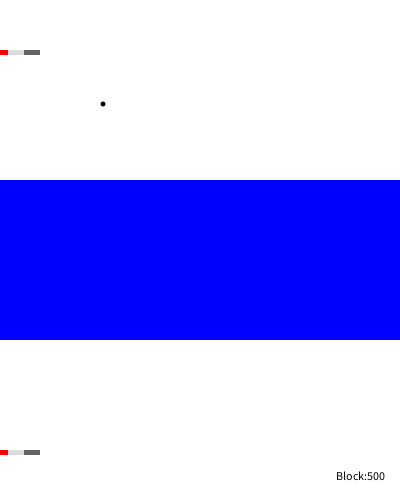
Frame 1 (no input)
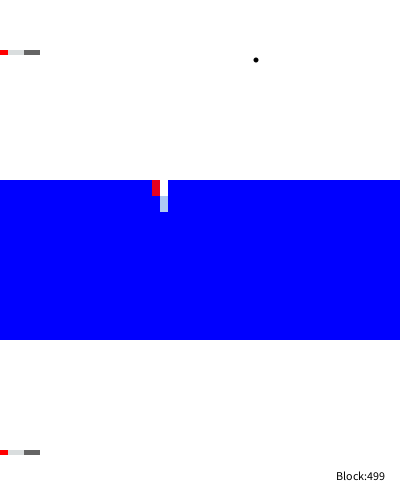
Frame 60 (the mouse pressed at the canvas centre just before this capture)
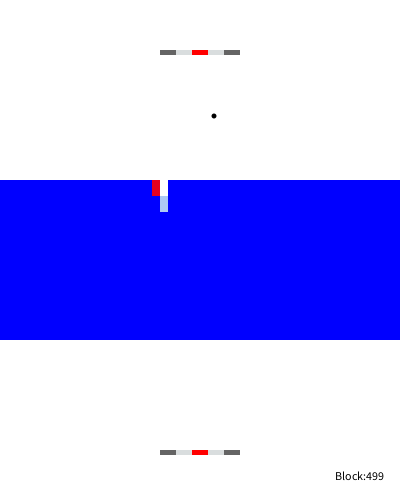
Frame 120 (the mouse held since frame 60 and released just before this capture)

The Processing sketch that drew these frames (run headless with seeded random() and noise(); from frame 60 on, the mouse is pressed at the canvas centre):

// Processing sketch: blockBreakOriginal
// ── blockBreakOriginal.pde
//
// ブロック崩し (バー操作はマウス式)
//ブロックを中央に配置、数も500個に増やしnoStrokeを使用してデザインを変更
//ブロックの配置変更に伴って、最初のボール発射位置も変更
//バーを画面上部に追加、天井にボールが当たってもゲームオーバーとした
//ブロック破壊の難易度を5段階に引き上げ、色を変更
//ゲームオーバー、またはゲームクリアのときに「Press Mouse to restart!」の案内を明記し、
//マウスボタンをクリックすることでまたゲームを始められるようにした
//ボールのサイズと速度も若干変更

//

// ブロック崩し本体
BlockBreak blockBreak;
  
// セットアップ
void setup() {
  size(400, 500);         // ウインドウ設定
  fill(0, 0, 0);          // 塗りつぶし初期値
  blockBreak = new BlockBreak();
}
  
// 1フレームごとの描画処理
void draw() {
  background(255, 255, 255);      // 背景の初期化(フラッシュ)
  blockBreak.draw();
}



// ── Ball.pde
/**
 *    ボール（主にボールの移動）
 */
class Ball {
  int x;                          // ボールのX座標
  int y;                          // ボールのY座標
  float vx;                         // ボールのX軸速度
  float vy;                         // ボールのY軸速度
  int d;                          // ボールの直径
  boolean penetrability;          // ボールのブロック貫通性
  
  // コンストラクタ
  Ball(int x, int y, float vx, float vy, int d) {
    this.x = x;
    this.y = y;
    this.vx = vx;
    this.vy = vy;
    this.d = d;
    penetrability = false;
  }
  
  // ボールの移動
  void move() {
    x += vx;
    y += vy; 
  }
  
  // 壁との衝突判定
  boolean collision() {
    if(x <= d / 2){  // 左壁
      x = d / 2;
      vx = -vx;
    }
    if(y <= d/2){  // 天井
      vx = 0;
      vy = 0;
      return false;
    }    
    if(x >= (width - d / 2)){  // 右壁
      x = width - d / 2;
      vx = -vx;
    }
    if(y >= (height - d / 2)){  // 底面(ゲームオーバー)
      vx = 0;
      vy = 0;
      return false;
    }
    return true;
  }
  
  // ボールの描画
  void show() {
        noStroke();
    if(penetrability) {
      fill(255, 0, 0);        //　貫通弾の時は赤
    }
    else {
      fill(0, 0, 0);          //　通常時は黒
    }
    ellipse(x, y, d, d);      // ボールの描画
  }
  
  // これ以降、SetterとGetter
  int getX() {
    return x;
  }
  void setY(int y){
    this.y = y;
  }
  int getY(){
    return y;
  }
  void setVx(float vx) {
    this.vx = vx;
  }
  float getVx(){
    return vx;
  }
  void setVy(float vy) {
    this.vy = vy;
  }
  float getVy() {
    return vy;
  }
  int getD() {
    return d;
  }
  void setPenetrability(boolean penetrability) {
    this.penetrability = penetrability;
  }
  boolean getPenetrability() {
    return penetrability;
  }
}


// ── Bar.pde
/**
 *    バー
 */
class Bar {
  final int y = height - 50;    // バーの左上のy座標 (底から50で固定)
  final int y0 = 50;
  int sizeX;                    // バー全体の幅(なるべく5の倍数が良い)
  int sizeY;                    // バーの高さ
  int boxSizeX;                 // 分割した時の箱一つ分の幅(全体の1/5)
  int[] boxX;   // バーの各区切りのx座標(左から0)
  
  Bar(int sizeX, int sizeY) {
    this.sizeX = sizeX;
    this.sizeY = sizeY;
    boxSizeX = sizeX / 5;
    boxX = new int[6];
  }
  
  void collision(Ball ball) {
    if((ball.getY() >= (y - ball.getD() / 2)) &&
       (ball.getY() <= (y + sizeY - ball.getD() / 2))) {  // ボールのy座標がバーと重なる時
      if((ball.getX() >= boxX[0]) && (ball.getX() <= boxX[1])) {  // 左黒Boxに衝突
        ball.setVx(-2);
        ball.setY(y - ball.getD() / 2);
        ball.setVy(-ball.getVy());
        ball.setPenetrability(false);    // ボールのブロック貫通性なし
      }
      else if((ball.getX() > boxX[1]) && (ball.getX() <= boxX[2])) {   // 左白Boxに衝突
        ball.setVx(-1);
        ball.setY(y - ball.getD() / 2);
        ball.setVy(-ball.getVy());
        ball.setPenetrability(false);    // ボールのブロック貫通性なし
      }
      else if((ball.getX() > boxX[2]) && (ball.getX() <= boxX[3])) {   // 中心赤Boxに衝突
        ball.setY(y - ball.getD() / 2);
        ball.setVy(-ball.getVy());
        ball.setPenetrability(true);     // ボールのブロック貫通性あり
      }
      else if((ball.getX() > boxX[3]) && (ball.getX() <= boxX[4])) {   // 右白Boxに衝突
        ball.setVx(1);
        ball.setY(y - ball.getD() / 2);
        ball.setVy(-ball.getVy());
        ball.setPenetrability(false);    // ボールのブロック貫通性なし
      }
      else if((ball.getX() > boxX[4]) && (ball.getX() <= boxX[5])) {   // 右黒Boxに衝突
        ball.setVx(2); 
        ball.setY(y - ball.getD() / 2);
        ball.setVy(-ball.getVy());
        ball.setPenetrability(false);    // ボールのブロック貫通性なし
      }
    }

    if((ball.getY() >= (y0 - ball.getD() )) &&
       (ball.getY() <= (y0 + sizeY - ball.getD()))) {  // ボールのy座標がバーと重なる時
      if((ball.getX() >= boxX[0]) && (ball.getX() <= boxX[1])) {  // 左黒Boxに衝突
        ball.setVx(-2);
        ball.setY(y0 - ball.getD() / 2);
        ball.setVy(-ball.getVy());
        ball.setPenetrability(false);    // ボールのブロック貫通性なし
      }
      else if((ball.getX() > boxX[1]) && (ball.getX() <= boxX[2])) {   // 左白Boxに衝突
        ball.setVx(-1);
        ball.setY(y0 - ball.getD() / 2);
        ball.setVy(-ball.getVy());
        ball.setPenetrability(false);    // ボールのブロック貫通性なし
      }
      else if((ball.getX() > boxX[2]) && (ball.getX() <= boxX[3])) {   // 中心赤Boxに衝突
        ball.setY(y0 - ball.getD() / 2);
        ball.setVy(-ball.getVy());
        ball.setPenetrability(true);     // ボールのブロック貫通性あり
      }
      else if((ball.getX() > boxX[3]) && (ball.getX() <= boxX[4])) {   // 右白Boxに衝突
        ball.setVx(1);
        ball.setY(y0 - ball.getD() / 2);
        ball.setVy(-ball.getVy());
        ball.setPenetrability(false);    // ボールのブロック貫通性なし
      }
      else if((ball.getX() > boxX[4]) && (ball.getX() <= boxX[5])) {   // 右黒Boxに衝突
        ball.setVx(2); 
        ball.setY(y0 - ball.getD() / 2);
        ball.setVy(-ball.getVy());
        ball.setPenetrability(false);    // ボールのブロック貫通性なし
      }
    }
  }




  // バー表示メソッド
  void show() {
    boxX[0] = mouseX - this.sizeX / 2;            // 左黒Boxの左上頂点のx座標
    boxX[1] = mouseX - 3 * (boxSizeX / 2);     // 左白Boxの左上頂点のx座標
    boxX[2] = mouseX - boxSizeX / 2;           // 中央赤Boxの左上頂点のx座標
    boxX[3] = mouseX + boxSizeX / 2;           // 右白Boxの左上頂点のx座標
    boxX[4] = mouseX + 3 * (boxSizeX /2);      // 右黒Boxの左上頂点のx座標
    boxX[5] = mouseX + this.sizeX / 2;            // 右黒Boxの"右上"頂点のx座標
    
    // バーの描画
    fill(100);
    rect(boxX[0], y, boxSizeX, sizeY);        // 左黒Box
    rect(boxX[0], y0, boxSizeX, sizeY);        // 左黒Box
    fill(#D9DDDE);
    rect(boxX[1], y, boxSizeX, sizeY);        // 左白Box
    rect(boxX[1], y0, boxSizeX, sizeY);        // 左白B
    fill(255, 0, 0);
    rect(boxX[2], y, boxSizeX, sizeY);        // 中央赤Box
    rect(boxX[2], y0, boxSizeX, sizeY);        // 中央赤Box
    fill(#D9DDDE);
    rect(boxX[3], y, boxSizeX, sizeY);        // 右黒Box
    rect(boxX[3], y0, boxSizeX, sizeY);        // 右黒Box
    fill(100);
    rect(boxX[4], y, boxSizeX, sizeY);        // 右白Box
    rect(boxX[4], y0, boxSizeX, sizeY);        // 右白Box
  }
  
  int getX(int i) {
    return boxX[i];
  }
  int getY(){
    return y;
  }
  int getY0(){
    return y0;
  }
  int getSizeX(){
    return sizeX;
  }
  int getSizeY(){
    return sizeY;
  }
}

// ── Block.pde
/**
 *    ブロック（ボールとブロックの衝突判定など）
 */
class Block {
  int x;                       // 左上頂点のx座標
  int y;                       // 左上頂点のy座標
  int sizeX;                   // ブロックの幅
  int sizeY;                   // ブロックの高さ
  boolean isBroken;            // ブロックが破壊されているか否か
  int count=0;
  // コンストラクタ
  Block(int x, int y, int sizeX, int sizeY) {
    this.x = x;
    this.y = y;
    this.sizeX = sizeX;
    this.sizeY = sizeY;
    isBroken = false;
  }
  // ブロックの描画メソッド
  void show() {
    noStroke();
    if (count==0) {
      fill(0, 0, 255);       // ブロックの色は青
    } else if (count==1) {
      fill(#7F84FC);
    } else if (count==2) {
      fill(#ADC8F5);
    }else if(count==3){
      fill(#ADEFF5);
    }else if(count==4){
      fill(#E5001F);
    }
          rect(x, y, sizeX, sizeY);
  }
  // ボールとブロックとの衝突と破壊判定
  // 今回,ボールの衝突判定はボールの中心座標のみで行っている
  void collision(Ball ball) {
    // ボールが貫通弾でないなら、衝突した際にボールの進行方向を変える(速度を変える)
    if (!ball.getPenetrability()) {
      // ブロック左側に当たった場合
      if ((ball.getX() >= x) && (ball.getX() <= (x + 5)) && (ball.getY() >= y) && (ball.getY() <= (y + sizeY))) {
        ball.setVx(-1 * ball.getVx());
      }
      // ブロック右側に当たった場合
      if ((ball.getX() >= (x + sizeX - 5)) && (ball.getX() <= (x + sizeX)) && (ball.getY() >= y) && (ball.getY() <= (y+sizeY))) {
        ball.setVx(-1 * ball.getVx());
        count=count+1;
      }
      // ブロック上側に当たった場合
      if ((ball.getX() >= x) && (ball.getX() <= (x + sizeX)) && (ball.getY() >= y) && (ball.getY() <= (y + 5))) {
        ball.setVy(-1 * ball.getVy());
        count=count+1;
      }
      // ブロック下側に当たった場合
      if ((ball.getX() >= x) && (ball.getX() <= (x + sizeX)) && (ball.getY() >= (y + sizeY - 5)) && (ball.getY() <= (y + sizeY))) {
        ball.setVy(-1 * ball.getVy());
        count=count+1;
      }
    } else {
      if ((ball.getX() >= x) && (ball.getX() <= (x + sizeX)) && (ball.getY() >= y) && (ball.getY() <= (y + sizeY))) {
        isBroken=true;
      }
    }
    // 衝突による破壊判定
    if (count>=5) {
      isBroken = true;
    }
  }
  boolean isBroken() {
    return isBroken;
  }
}


// ── BlockBreak.pde
/**
 * ブロック崩し
 */
class BlockBreak {
  //ブロック数設定
  final int blockNumX = 50;                           // x軸方向のブロック数(適当に変えてもOK)
  final int blockNumY = 10;                            // y軸方向のブロック数(適当に変えてもOK)
  final int blockNumAll = blockNumX * blockNumY;      // 総ブロック数
  //ブロック関連の初期値や固定値の設定
  final int blockX_init = 0;                          // ブロック位置x軸初期値
  int blockX = 0;                                     // ブロック位置x軸
  int blockY = 180;                                    // ブロック位置y軸
  // 各オブジェクト定義
  Ball ball;                                          // ボール定義
  Bar bar;                                            // バー定義
  Block[][] block;                                    // ブロック配列定義
  // コンストラクタ
  BlockBreak() {
    // ボールの生成
    ball = new Ball(width / 4, 100,3,4,5);
    // バーの生成
    bar = new Bar(width / 5, height / 100);
    // ブロック配列を生成
    block = new Block[blockNumY][blockNumX];
    // ブロックのサイズを決定
    int blockSizeX = width / blockNumX;
    int blockSizeY = height / 30;
    // ブロック群を生成 [回答欄]
    for(int i=0;i<blockNumY;i++){
     for(int j=0;j<blockNumX;j++){
       block[i][j]=new Block(blockX,blockY,blockSizeX,blockSizeY);
       blockX+=blockSizeX;
 }
 blockX=0;
 blockY+=blockSizeY;
 }}
  
  /** 1フレームごとの描画処理 */
void draw() {
    int breakBlockNum = 0;          // 壊れているブロックの数を初期化
    // 全てのブロックの破壊判定と描画 [回答欄]
    // クリアしているかの判定のため、壊れているブロックの数をカウントもしておく
    // ヒント: ブロックが消滅している場合、ブロックの衝突判定も描画も行わない
    for(int i=0;i<blockNumY;i+=1){
     for(int j=0;j<blockNumX;j+=1){
      if(block[i][j].isBroken()==true){
          breakBlockNum ++;
        }else{
          block[i][j].collision(ball);
          block[i][j].show();
        }}}



  
    // ブロックが残っているならばボール移動
    if(breakBlockNum < blockNumAll) {
      ball.move();                            // ボールの移動処理
      if(ball.collision() == false) {         // 壁との衝突判定
        fill(0, 0, 0);
        textSize(35);
        textAlign(CENTER, CENTER);
        text("Game Over!!", width / 2, height / 2);
      textSize(20);
      textAlign(CENTER, CENTER);                // テキストの配置を整える
      text("Press Mouse to restart!", width / 2, height/4);

        if(mousePressed==true){
  size(400, 500);         // ウインドウ設定
  fill(0, 0, 0);          // 塗りつぶし初期値
  blockBreak = new BlockBreak();
  background(255, 255, 255);      // 背景の初期化(フラッシュ)
  blockBreak.draw();
        }
      }
      else {
        bar.collision(ball);                    // バーとの衝突判定
      }
    }
    else {  // ブロックがすべて壊れているならば
      textSize(35);
      textAlign(CENTER, CENTER);                // テキストの配置を整える
      text("Clear!!", width / 2, height / 2);   // クリア表示
      textSize(20);
      textAlign(CENTER, CENTER);                // テキストの配置を整える
      text("Press Mouse to restart!", width / 2, height/4);
      if(mousePressed==true){
// ブロック崩し本体
  size(400, 500);         // ウインドウ設定
  fill(0, 0, 0);          // 塗りつぶし初期値
  blockBreak = new BlockBreak();
  background(255, 255, 255);      // 背景の初期化(フラッシュ)
  blockBreak.draw();
    }
    }    
    fill(0, 0, 0);
    textSize(12);
    textAlign(CENTER, CENTER);
    text("Block:" + (blockNumAll - breakBlockNum), width - 40, height - 25);   // 残りブロック数表示
    bar.show();            // ボールを打ち返すためのボードを表示
    ball.show();           // ボールの描画
  }
}
